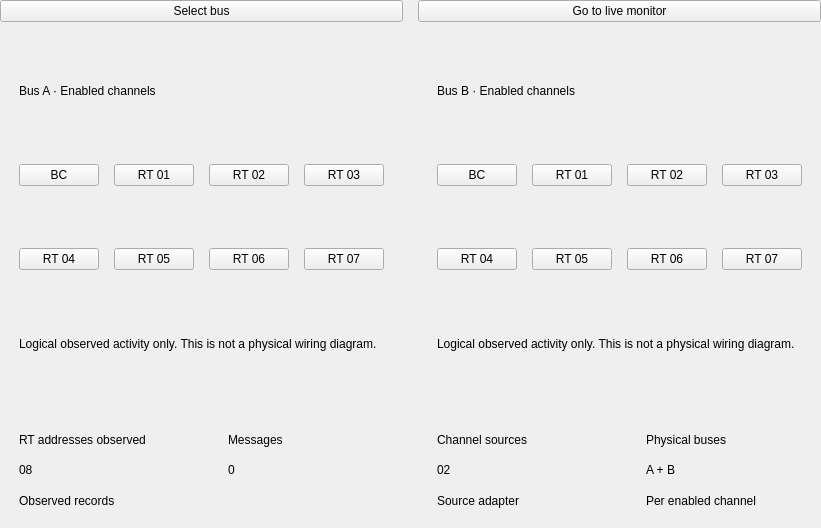
<?xml version="1.0" encoding="UTF-8"?>
<ui version="4.0">
 <class>TopologyPage</class>
 <widget class="QWidget" name="TopologyPage">
  <layout class="QVBoxLayout" name="bodyLayout">
   <property name="leftMargin">
    <number>0</number>
   </property>
   <property name="topMargin">
    <number>0</number>
   </property>
   <property name="rightMargin">
    <number>0</number>
   </property>
   <property name="bottomMargin">
    <number>0</number>
   </property>
   <property name="spacing">
    <number>15</number>
   </property>
   <item>
    <widget class="QWidget" name="actionBar">
     <layout class="QHBoxLayout" name="actionBarLayout">
      <property name="leftMargin">
       <number>0</number>
      </property>
      <property name="topMargin">
       <number>0</number>
      </property>
      <property name="rightMargin">
       <number>0</number>
      </property>
      <property name="bottomMargin">
       <number>0</number>
      </property>
      <property name="spacing">
       <number>15</number>
      </property>
      <item>
       <widget class="QPushButton" name="selectBusButton">
        <property name="text">
         <string>Select bus</string>
        </property>
       </widget>
      </item>
      <item>
       <widget class="QPushButton" name="liveMonitorButton">
        <property name="text">
         <string>Go to live monitor</string>
        </property>
        <property name="primary" stdset="0">
         <bool>true</bool>
        </property>
       </widget>
      </item>
     </layout>
    </widget>
   </item>
   <item>
    <widget class="QWidget" name="buses">
     <layout class="QHBoxLayout" name="busesLayout">
      <property name="leftMargin">
       <number>0</number>
      </property>
      <property name="topMargin">
       <number>0</number>
      </property>
      <property name="rightMargin">
       <number>0</number>
      </property>
      <property name="bottomMargin">
       <number>0</number>
      </property>
      <property name="spacing">
       <number>15</number>
      </property>
      <item>
       <widget class="QFrame" name="bus0">
        <property name="card" stdset="0">
         <bool>true</bool>
        </property>
        <property name="minimumSize">
         <size>
          <width>0</width>
          <height>360</height>
         </size>
        </property>
        <layout class="QVBoxLayout" name="bus0Layout">
         <property name="leftMargin">
          <number>19</number>
         </property>
         <property name="topMargin">
          <number>19</number>
         </property>
         <property name="rightMargin">
          <number>19</number>
         </property>
         <property name="bottomMargin">
          <number>19</number>
         </property>
         <property name="spacing">
          <number>15</number>
         </property>
         <item>
          <widget class="QLabel" name="bus0Title">
           <property name="text">
            <string>Bus A · Enabled channels</string>
           </property>
           <property name="wordWrap">
            <bool>true</bool>
           </property>
           <property name="tone" stdset="0">
            <string>cardtitle</string>
           </property>
          </widget>
         </item>
         <item>
          <widget class="QWidget" name="nodeRow00">
           <layout class="QHBoxLayout" name="nodeRow00Layout">
            <property name="leftMargin">
             <number>0</number>
            </property>
            <property name="topMargin">
             <number>0</number>
            </property>
            <property name="rightMargin">
             <number>0</number>
            </property>
            <property name="bottomMargin">
             <number>0</number>
            </property>
            <property name="spacing">
             <number>15</number>
            </property>
            <item>
             <widget class="QPushButton" name="node0_0">
              <property name="text">
               <string>BC</string>
              </property>
             </widget>
            </item>
            <item>
             <widget class="QPushButton" name="node0_1">
              <property name="text">
               <string>RT 01</string>
              </property>
             </widget>
            </item>
            <item>
             <widget class="QPushButton" name="node0_2">
              <property name="text">
               <string>RT 02</string>
              </property>
             </widget>
            </item>
            <item>
             <widget class="QPushButton" name="node0_3">
              <property name="text">
               <string>RT 03</string>
              </property>
             </widget>
            </item>
           </layout>
          </widget>
         </item>
         <item>
          <widget class="QWidget" name="nodeRow01">
           <layout class="QHBoxLayout" name="nodeRow01Layout">
            <property name="leftMargin">
             <number>0</number>
            </property>
            <property name="topMargin">
             <number>0</number>
            </property>
            <property name="rightMargin">
             <number>0</number>
            </property>
            <property name="bottomMargin">
             <number>0</number>
            </property>
            <property name="spacing">
             <number>15</number>
            </property>
            <item>
             <widget class="QPushButton" name="node0_4">
              <property name="text">
               <string>RT 04</string>
              </property>
             </widget>
            </item>
            <item>
             <widget class="QPushButton" name="node0_5">
              <property name="text">
               <string>RT 05</string>
              </property>
             </widget>
            </item>
            <item>
             <widget class="QPushButton" name="node0_6">
              <property name="text">
               <string>RT 06</string>
              </property>
             </widget>
            </item>
            <item>
             <widget class="QPushButton" name="node0_7">
              <property name="text">
               <string>RT 07</string>
              </property>
             </widget>
            </item>
           </layout>
          </widget>
         </item>
         <item>
          <widget class="QLabel" name="busNotice0">
           <property name="text">
            <string>Logical observed activity only. This is not a physical wiring diagram.</string>
           </property>
           <property name="wordWrap">
            <bool>true</bool>
           </property>
           <property name="tone" stdset="0">
            <string>notice</string>
           </property>
          </widget>
         </item>
        </layout>
       </widget>
      </item>
      <item>
       <widget class="QFrame" name="bus1">
        <property name="card" stdset="0">
         <bool>true</bool>
        </property>
        <property name="minimumSize">
         <size>
          <width>0</width>
          <height>360</height>
         </size>
        </property>
        <layout class="QVBoxLayout" name="bus1Layout">
         <property name="leftMargin">
          <number>19</number>
         </property>
         <property name="topMargin">
          <number>19</number>
         </property>
         <property name="rightMargin">
          <number>19</number>
         </property>
         <property name="bottomMargin">
          <number>19</number>
         </property>
         <property name="spacing">
          <number>15</number>
         </property>
         <item>
          <widget class="QLabel" name="bus1Title">
           <property name="text">
            <string>Bus B · Enabled channels</string>
           </property>
           <property name="wordWrap">
            <bool>true</bool>
           </property>
           <property name="tone" stdset="0">
            <string>cardtitle</string>
           </property>
          </widget>
         </item>
         <item>
          <widget class="QWidget" name="nodeRow10">
           <layout class="QHBoxLayout" name="nodeRow10Layout">
            <property name="leftMargin">
             <number>0</number>
            </property>
            <property name="topMargin">
             <number>0</number>
            </property>
            <property name="rightMargin">
             <number>0</number>
            </property>
            <property name="bottomMargin">
             <number>0</number>
            </property>
            <property name="spacing">
             <number>15</number>
            </property>
            <item>
             <widget class="QPushButton" name="node1_0">
              <property name="text">
               <string>BC</string>
              </property>
             </widget>
            </item>
            <item>
             <widget class="QPushButton" name="node1_1">
              <property name="text">
               <string>RT 01</string>
              </property>
             </widget>
            </item>
            <item>
             <widget class="QPushButton" name="node1_2">
              <property name="text">
               <string>RT 02</string>
              </property>
             </widget>
            </item>
            <item>
             <widget class="QPushButton" name="node1_3">
              <property name="text">
               <string>RT 03</string>
              </property>
             </widget>
            </item>
           </layout>
          </widget>
         </item>
         <item>
          <widget class="QWidget" name="nodeRow11">
           <layout class="QHBoxLayout" name="nodeRow11Layout">
            <property name="leftMargin">
             <number>0</number>
            </property>
            <property name="topMargin">
             <number>0</number>
            </property>
            <property name="rightMargin">
             <number>0</number>
            </property>
            <property name="bottomMargin">
             <number>0</number>
            </property>
            <property name="spacing">
             <number>15</number>
            </property>
            <item>
             <widget class="QPushButton" name="node1_4">
              <property name="text">
               <string>RT 04</string>
              </property>
             </widget>
            </item>
            <item>
             <widget class="QPushButton" name="node1_5">
              <property name="text">
               <string>RT 05</string>
              </property>
             </widget>
            </item>
            <item>
             <widget class="QPushButton" name="node1_6">
              <property name="text">
               <string>RT 06</string>
              </property>
             </widget>
            </item>
            <item>
             <widget class="QPushButton" name="node1_7">
              <property name="text">
               <string>RT 07</string>
              </property>
             </widget>
            </item>
           </layout>
          </widget>
         </item>
         <item>
          <widget class="QLabel" name="busNotice1">
           <property name="text">
            <string>Logical observed activity only. This is not a physical wiring diagram.</string>
           </property>
           <property name="wordWrap">
            <bool>true</bool>
           </property>
           <property name="tone" stdset="0">
            <string>notice</string>
           </property>
          </widget>
         </item>
        </layout>
       </widget>
      </item>
     </layout>
    </widget>
   </item>
   <item>
    <widget class="QWidget" name="topologyMetrics">
     <layout class="QHBoxLayout" name="topologyMetricsLayout">
      <property name="leftMargin">
       <number>0</number>
      </property>
      <property name="topMargin">
       <number>0</number>
      </property>
      <property name="rightMargin">
       <number>0</number>
      </property>
      <property name="bottomMargin">
       <number>0</number>
      </property>
      <property name="spacing">
       <number>15</number>
      </property>
      <item>
       <widget class="QFrame" name="addressesCard">
        <property name="card" stdset="0">
         <bool>true</bool>
        </property>
        <layout class="QVBoxLayout" name="addressesCardLayout">
         <property name="leftMargin">
          <number>19</number>
         </property>
         <property name="topMargin">
          <number>16</number>
         </property>
         <property name="rightMargin">
          <number>19</number>
         </property>
         <property name="bottomMargin">
          <number>16</number>
         </property>
         <property name="spacing">
          <number>7</number>
         </property>
         <item>
          <widget class="QLabel" name="addressesCaption">
           <property name="text">
            <string>RT addresses observed</string>
           </property>
           <property name="wordWrap">
            <bool>false</bool>
           </property>
           <property name="tone" stdset="0">
            <string>muted</string>
           </property>
          </widget>
         </item>
         <item>
          <widget class="QLabel" name="addresses">
           <property name="text">
            <string>08</string>
           </property>
           <property name="wordWrap">
            <bool>false</bool>
           </property>
           <property name="tone" stdset="0">
            <string>metric</string>
           </property>
          </widget>
         </item>
         <item>
          <widget class="QLabel" name="addressesHint">
           <property name="text">
            <string>Observed records</string>
           </property>
           <property name="wordWrap">
            <bool>false</bool>
           </property>
           <property name="tone" stdset="0">
            <string>muted</string>
           </property>
          </widget>
         </item>
        </layout>
        <property name="minimumSize">
         <size>
          <width>0</width>
          <height>116</height>
         </size>
        </property>
        <property name="maximumSize">
         <size>
          <width>16777215</width>
          <height>116</height>
         </size>
        </property>
       </widget>
      </item>
      <item>
       <widget class="QFrame" name="messagesCard">
        <property name="card" stdset="0">
         <bool>true</bool>
        </property>
        <layout class="QVBoxLayout" name="messagesCardLayout">
         <property name="leftMargin">
          <number>19</number>
         </property>
         <property name="topMargin">
          <number>16</number>
         </property>
         <property name="rightMargin">
          <number>19</number>
         </property>
         <property name="bottomMargin">
          <number>16</number>
         </property>
         <property name="spacing">
          <number>7</number>
         </property>
         <item>
          <widget class="QLabel" name="messagesCaption">
           <property name="text">
            <string>Messages</string>
           </property>
           <property name="wordWrap">
            <bool>false</bool>
           </property>
           <property name="tone" stdset="0">
            <string>muted</string>
           </property>
          </widget>
         </item>
         <item>
          <widget class="QLabel" name="messages">
           <property name="text">
            <string>0</string>
           </property>
           <property name="wordWrap">
            <bool>false</bool>
           </property>
           <property name="tone" stdset="0">
            <string>metric</string>
           </property>
          </widget>
         </item>
         <item>
          <widget class="QLabel" name="messagesHint">
           <property name="text">
            <string />
           </property>
           <property name="wordWrap">
            <bool>false</bool>
           </property>
           <property name="tone" stdset="0">
            <string>muted</string>
           </property>
          </widget>
         </item>
        </layout>
        <property name="minimumSize">
         <size>
          <width>0</width>
          <height>116</height>
         </size>
        </property>
        <property name="maximumSize">
         <size>
          <width>16777215</width>
          <height>116</height>
         </size>
        </property>
       </widget>
      </item>
      <item>
       <widget class="QFrame" name="channelsCard">
        <property name="card" stdset="0">
         <bool>true</bool>
        </property>
        <layout class="QVBoxLayout" name="channelsCardLayout">
         <property name="leftMargin">
          <number>19</number>
         </property>
         <property name="topMargin">
          <number>16</number>
         </property>
         <property name="rightMargin">
          <number>19</number>
         </property>
         <property name="bottomMargin">
          <number>16</number>
         </property>
         <property name="spacing">
          <number>7</number>
         </property>
         <item>
          <widget class="QLabel" name="channelsCaption">
           <property name="text">
            <string>Channel sources</string>
           </property>
           <property name="wordWrap">
            <bool>false</bool>
           </property>
           <property name="tone" stdset="0">
            <string>muted</string>
           </property>
          </widget>
         </item>
         <item>
          <widget class="QLabel" name="channels">
           <property name="text">
            <string>02</string>
           </property>
           <property name="wordWrap">
            <bool>false</bool>
           </property>
           <property name="tone" stdset="0">
            <string>metric</string>
           </property>
          </widget>
         </item>
         <item>
          <widget class="QLabel" name="channelsHint">
           <property name="text">
            <string>Source adapter</string>
           </property>
           <property name="wordWrap">
            <bool>false</bool>
           </property>
           <property name="tone" stdset="0">
            <string>muted</string>
           </property>
          </widget>
         </item>
        </layout>
        <property name="minimumSize">
         <size>
          <width>0</width>
          <height>116</height>
         </size>
        </property>
        <property name="maximumSize">
         <size>
          <width>16777215</width>
          <height>116</height>
         </size>
        </property>
       </widget>
      </item>
      <item>
       <widget class="QFrame" name="busesMetricCard">
        <property name="card" stdset="0">
         <bool>true</bool>
        </property>
        <layout class="QVBoxLayout" name="busesMetricCardLayout">
         <property name="leftMargin">
          <number>19</number>
         </property>
         <property name="topMargin">
          <number>16</number>
         </property>
         <property name="rightMargin">
          <number>19</number>
         </property>
         <property name="bottomMargin">
          <number>16</number>
         </property>
         <property name="spacing">
          <number>7</number>
         </property>
         <item>
          <widget class="QLabel" name="busesMetricCaption">
           <property name="text">
            <string>Physical buses</string>
           </property>
           <property name="wordWrap">
            <bool>false</bool>
           </property>
           <property name="tone" stdset="0">
            <string>muted</string>
           </property>
          </widget>
         </item>
         <item>
          <widget class="QLabel" name="busesMetric">
           <property name="text">
            <string>A + B</string>
           </property>
           <property name="wordWrap">
            <bool>false</bool>
           </property>
           <property name="tone" stdset="0">
            <string>metric</string>
           </property>
          </widget>
         </item>
         <item>
          <widget class="QLabel" name="busesMetricHint">
           <property name="text">
            <string>Per enabled channel</string>
           </property>
           <property name="wordWrap">
            <bool>false</bool>
           </property>
           <property name="tone" stdset="0">
            <string>muted</string>
           </property>
          </widget>
         </item>
        </layout>
        <property name="minimumSize">
         <size>
          <width>0</width>
          <height>116</height>
         </size>
        </property>
        <property name="maximumSize">
         <size>
          <width>16777215</width>
          <height>116</height>
         </size>
        </property>
       </widget>
      </item>
     </layout>
    </widget>
   </item>
  </layout>
 </widget>
 <resources />
 <connections />
</ui>
